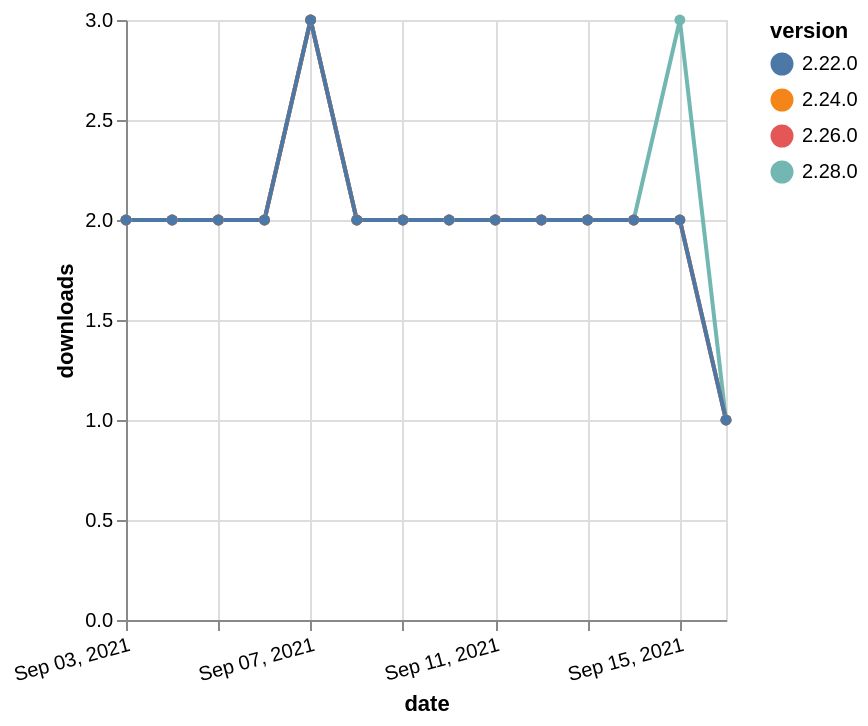

Here is the Vega-Lite specification saved for this chart:
### Vega-Lite specification from a JSON file in a GitHub repository (floating-point values rounded to 4 significant figures)
{"$schema": "https://vega.github.io/schema/vega-lite/v5.json", "description": "A simple bar chart with embedded data.", "data": {"values": [{"date": "2021-09-03", "total": 964, "delta": 2, "version": "2.28.0"}, {"date": "2021-09-04", "total": 966, "delta": 2, "version": "2.28.0"}, {"date": "2021-09-05", "total": 968, "delta": 2, "version": "2.28.0"}, {"date": "2021-09-06", "total": 970, "delta": 2, "version": "2.28.0"}, {"date": "2021-09-07", "total": 973, "delta": 3, "version": "2.28.0"}, {"date": "2021-09-08", "total": 975, "delta": 2, "version": "2.28.0"}, {"date": "2021-09-09", "total": 977, "delta": 2, "version": "2.28.0"}, {"date": "2021-09-10", "total": 979, "delta": 2, "version": "2.28.0"}, {"date": "2021-09-11", "total": 981, "delta": 2, "version": "2.28.0"}, {"date": "2021-09-12", "total": 983, "delta": 2, "version": "2.28.0"}, {"date": "2021-09-13", "total": 985, "delta": 2, "version": "2.28.0"}, {"date": "2021-09-14", "total": 987, "delta": 2, "version": "2.28.0"}, {"date": "2021-09-15", "total": 990, "delta": 3, "version": "2.28.0"}, {"date": "2021-09-16", "total": 991, "delta": 1, "version": "2.28.0"}, {"date": "2021-09-03", "total": 1432, "delta": 2, "version": "2.26.0"}, {"date": "2021-09-04", "total": 1434, "delta": 2, "version": "2.26.0"}, {"date": "2021-09-05", "total": 1436, "delta": 2, "version": "2.26.0"}, {"date": "2021-09-06", "total": 1438, "delta": 2, "version": "2.26.0"}, {"date": "2021-09-07", "total": 1441, "delta": 3, "version": "2.26.0"}, {"date": "2021-09-08", "total": 1443, "delta": 2, "version": "2.26.0"}, {"date": "2021-09-09", "total": 1445, "delta": 2, "version": "2.26.0"}, {"date": "2021-09-10", "total": 1447, "delta": 2, "version": "2.26.0"}, {"date": "2021-09-11", "total": 1449, "delta": 2, "version": "2.26.0"}, {"date": "2021-09-12", "total": 1451, "delta": 2, "version": "2.26.0"}, {"date": "2021-09-13", "total": 1453, "delta": 2, "version": "2.26.0"}, {"date": "2021-09-14", "total": 1455, "delta": 2, "version": "2.26.0"}, {"date": "2021-09-15", "total": 1457, "delta": 2, "version": "2.26.0"}, {"date": "2021-09-16", "total": 1458, "delta": 1, "version": "2.26.0"}, {"date": "2021-09-03", "total": 1575, "delta": 2, "version": "2.24.0"}, {"date": "2021-09-04", "total": 1577, "delta": 2, "version": "2.24.0"}, {"date": "2021-09-05", "total": 1579, "delta": 2, "version": "2.24.0"}, {"date": "2021-09-06", "total": 1581, "delta": 2, "version": "2.24.0"}, {"date": "2021-09-07", "total": 1584, "delta": 3, "version": "2.24.0"}, {"date": "2021-09-08", "total": 1586, "delta": 2, "version": "2.24.0"}, {"date": "2021-09-09", "total": 1588, "delta": 2, "version": "2.24.0"}, {"date": "2021-09-10", "total": 1590, "delta": 2, "version": "2.24.0"}, {"date": "2021-09-11", "total": 1592, "delta": 2, "version": "2.24.0"}, {"date": "2021-09-12", "total": 1594, "delta": 2, "version": "2.24.0"}, {"date": "2021-09-13", "total": 1596, "delta": 2, "version": "2.24.0"}, {"date": "2021-09-14", "total": 1598, "delta": 2, "version": "2.24.0"}, {"date": "2021-09-15", "total": 1600, "delta": 2, "version": "2.24.0"}, {"date": "2021-09-16", "total": 1601, "delta": 1, "version": "2.24.0"}, {"date": "2021-09-03", "total": 1931, "delta": 2, "version": "2.22.0"}, {"date": "2021-09-04", "total": 1933, "delta": 2, "version": "2.22.0"}, {"date": "2021-09-05", "total": 1935, "delta": 2, "version": "2.22.0"}, {"date": "2021-09-06", "total": 1937, "delta": 2, "version": "2.22.0"}, {"date": "2021-09-07", "total": 1940, "delta": 3, "version": "2.22.0"}, {"date": "2021-09-08", "total": 1942, "delta": 2, "version": "2.22.0"}, {"date": "2021-09-09", "total": 1944, "delta": 2, "version": "2.22.0"}, {"date": "2021-09-10", "total": 1946, "delta": 2, "version": "2.22.0"}, {"date": "2021-09-11", "total": 1948, "delta": 2, "version": "2.22.0"}, {"date": "2021-09-12", "total": 1950, "delta": 2, "version": "2.22.0"}, {"date": "2021-09-13", "total": 1952, "delta": 2, "version": "2.22.0"}, {"date": "2021-09-14", "total": 1954, "delta": 2, "version": "2.22.0"}, {"date": "2021-09-15", "total": 1956, "delta": 2, "version": "2.22.0"}, {"date": "2021-09-16", "total": 1957, "delta": 1, "version": "2.22.0"}]}, "width": "container", "mark": {"type": "line", "point": {"filled": true}}, "encoding": {"x": {"field": "date", "type": "temporal", "timeUnit": "yearmonthdate", "title": "date", "axis": {"labelAngle": -15}}, "y": {"field": "delta", "type": "quantitative", "title": "downloads"}, "color": {"field": "version", "type": "nominal"}, "tooltip": {"field": "delta"}}}
